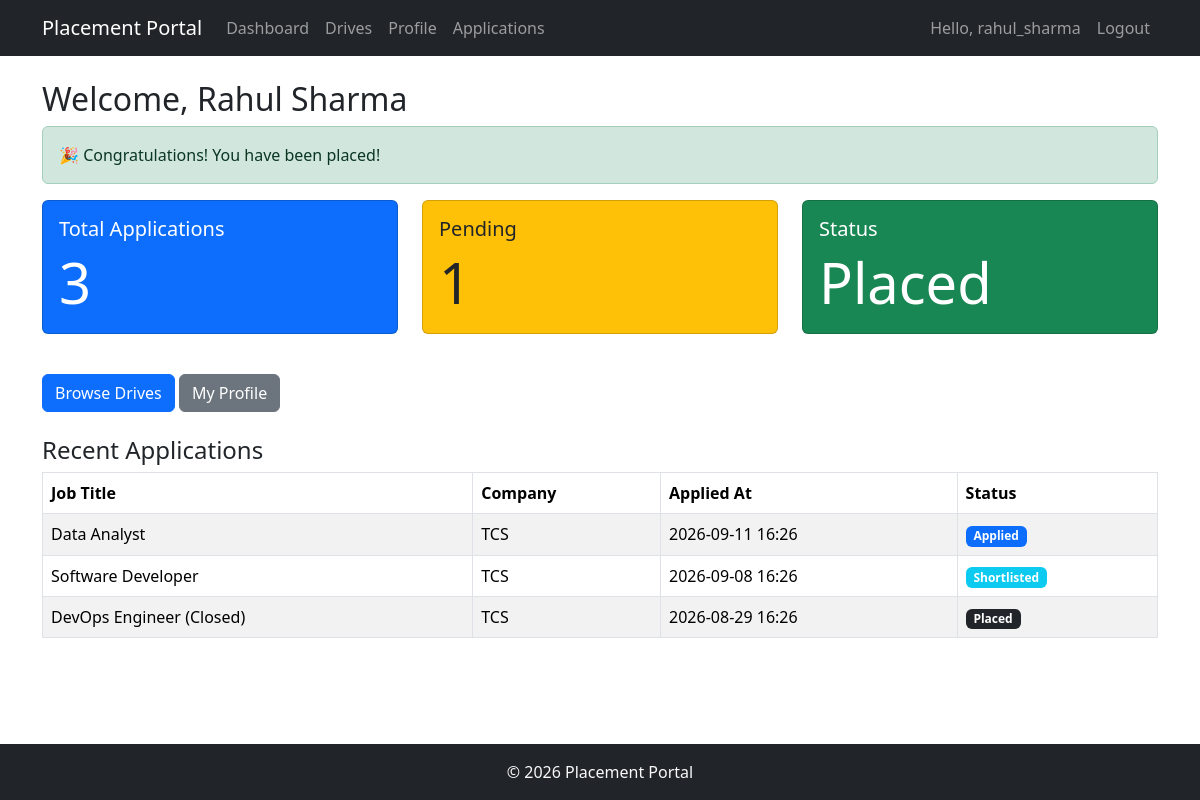
Screenshot of /student/dashboard (signed in) with the database file from the repository.
### models.py (models this page shows)
class User(UserMixin, db.Model):
    id = db.Column(db.Integer, primary_key=True)
    username = db.Column(db.String(80), unique=True, nullable=False)
    email = db.Column(db.String(120), unique=True, nullable=False)
    password = db.Column(db.String(200), nullable=False)
    role = db.Column(db.String(20), nullable=False)  # admin, company, student
    is_active_user = db.Column(db.Boolean, default=True)  # avoid conflict with UserMixin.is_active
    created_at = db.Column(db.DateTime, default=datetime.utcnow)
    student = db.relationship('Student', backref='user', uselist=False, cascade='all, delete-orphan')
    company = db.relationship('Company', backref='user', uselist=False, cascade='all, delete-orphan')
    @property
    def is_active(self):
        return self.is_active_user

class Student(db.Model):
    id = db.Column(db.Integer, primary_key=True)
    user_id = db.Column(db.Integer, db.ForeignKey('user.id'), nullable=False, unique=True)
    full_name = db.Column(db.String(150), nullable=False)
    phone = db.Column(db.String(20))
    department = db.Column(db.String(100))
    cgpa = db.Column(db.Float)
    skills = db.Column(db.Text)
    resume_filename = db.Column(db.String(255))
    is_blacklisted = db.Column(db.Boolean, default=False)
    applications = db.relationship('Application', backref='student', lazy=True, cascade='all, delete-orphan')

class PlacementDrive(db.Model):
    id = db.Column(db.Integer, primary_key=True)
    company_id = db.Column(db.Integer, db.ForeignKey('company.id'), nullable=False)
    job_title = db.Column(db.String(200), nullable=False)
    job_description = db.Column(db.Text)
    eligibility_criteria = db.Column(db.Text)
    required_skills = db.Column(db.Text)
    experience_required = db.Column(db.String(50))
    salary_range = db.Column(db.String(100))
    deadline = db.Column(db.DateTime)
    status = db.Column(db.String(20), default='open')  # open, closed
    created_at = db.Column(db.DateTime, default=datetime.utcnow)
    applications = db.relationship('Application', backref='drive', lazy=True, cascade='all, delete-orphan')

class Company(db.Model):
    id = db.Column(db.Integer, primary_key=True)
    user_id = db.Column(db.Integer, db.ForeignKey('user.id'), nullable=False, unique=True)
    company_name = db.Column(db.String(200), nullable=False)
    industry = db.Column(db.String(100))
    hr_contact = db.Column(db.String(150))
    website = db.Column(db.String(255))
    approval_status = db.Column(db.String(20), default='pending')  # pending, approved, rejected
    is_blacklisted = db.Column(db.Boolean, default=False)
    drives = db.relationship('PlacementDrive', backref='company', lazy=True, cascade='all, delete-orphan')

class Application(db.Model):
    id = db.Column(db.Integer, primary_key=True)
    student_id = db.Column(db.Integer, db.ForeignKey('student.id'), nullable=False)
    drive_id = db.Column(db.Integer, db.ForeignKey('placement_drive.id'), nullable=False)
    applied_at = db.Column(db.DateTime, default=datetime.utcnow)
    status = db.Column(db.String(20), default='Applied')  # Applied, Shortlisted, Interview, Selected, Placed
    __table_args__ = (db.UniqueConstraint('student_id', 'drive_id', name='unique_student_drive'),)

### app.py (the view)
@app.route('/student/dashboard')
@student_required
def student_dashboard():
    student = to_obj(db.session.execute(text(
        "SELECT * FROM student WHERE user_id = :uid"), {"uid": current_user.id}
    ).fetchone())
    total_applications = db.session.execute(text(
        "SELECT COUNT(*) FROM application WHERE student_id = :sid"), {"sid": student.id}
    ).scalar()
    pending_apps = db.session.execute(text(
        "SELECT COUNT(*) FROM application WHERE student_id = :sid AND status = 'Applied'"),
        {"sid": student.id}
    ).scalar()
    placed = db.session.execute(text(
        "SELECT COUNT(*) FROM application WHERE student_id = :sid AND status = 'Placed'"),
        {"sid": student.id}
    ).scalar() > 0
    rows = db.session.execute(text(
        "SELECT a.id, a.applied_at, a.status, "
        "       d.job_title, c.company_name "
        "FROM application a "
        "JOIN placement_drive d ON a.drive_id = d.id "
        "JOIN company c ON d.company_id = c.id "
        "WHERE a.student_id = :sid "
        "ORDER BY a.applied_at DESC LIMIT 5"),
        {"sid": student.id}
    ).fetchall()
    recent_applications = []
    for r in rows:
        recent_applications.append(SimpleNamespace(
            id=r.id, applied_at=parse_dt(r.applied_at), status=r.status,
            drive=SimpleNamespace(job_title=r.job_title,
                                  company=SimpleNamespace(company_name=r.company_name))
        ))
    return render_template('student/dashboard.html', student=student,
                           total_applications=total_applications, pending_apps=pending_apps,
                           placed=placed, recent_applications=recent_applications)

### app.py (called while the page is built)
@app.context_processor
def inject_now():
    return {'now': datetime.now}

def parse_dt(val):
    if val is None or isinstance(val, datetime):
        return val
    try:
        return datetime.fromisoformat(str(val))
    except (ValueError, TypeError):
        return val

def to_obj(row):
    if row is None:
        return None
    d = dict(row._mapping)
    for key in ('created_at', 'applied_at', 'deadline'):
        if key in d:
            d[key] = parse_dt(d[key])
    return SimpleNamespace(**d)

@login_manager.user_loader
def load_user(user_id):
    return db.session.get(User, int(user_id))

def student_required(f):
    @wraps(f)
    @login_required
    def decorated(*args, **kwargs):
        if current_user.role != 'student':
            flash('Access denied. Student account required.', 'danger')
            return redirect(url_for('login'))
        row = db.session.execute(
            text("SELECT is_blacklisted FROM student WHERE user_id = :uid"),
            {"uid": current_user.id}
        ).fetchone()
        if row and row.is_blacklisted:
            flash('Your account has been blacklisted. Contact admin.', 'danger')
            return redirect(url_for('logout'))
        return f(*args, **kwargs)
    return decorated

### templates/student/dashboard.html (shortened to what this page needs)
{% extends 'base.html' %}
{% block content %}
<h2>Welcome, {{ student.full_name }}</h2>
{% if placed %}
<div class="alert alert-success" role="alert">
  🎉 Congratulations! You have been placed!
</div>
{% endif %}
<div class="row mb-4">
  <div class="col-md-4">
    <div class="card text-white bg-primary mb-3">
      <div class="card-body">
        <h5 class="card-title">Total Applications</h5>
        <p class="card-text display-4">{{ total_applications }}</p>
      </div>
    </div>
  </div>
  <div class="col-md-4">
    <div class="card text-dark bg-warning mb-3">
      <div class="card-body">
        <h5 class="card-title">Pending</h5>
        <p class="card-text display-4">{{ pending_apps }}</p>
      </div>
    </div>
  </div>
  <div class="col-md-4">
    <div class="card text-white {% if placed %}bg-success{% else %}bg-secondary{% endif %} mb-3">
      <div class="card-body">
        <h5 class="card-title">Status</h5>
        <p class="card-text display-4">{% if placed %}Placed{% else %}Active{% endif %}</p>
      </div>
    </div>
  </div>
</div>
<div class="mb-4">
  <a href="{{ url_for('student_drives') }}" class="btn btn-primary">Browse Drives</a>
  <a href="{{ url_for('student_profile') }}" class="btn btn-secondary">My Profile</a>
</div>
<h4>Recent Applications</h4>
{% if recent_applications %}
<div class="table-responsive">
  <table class="table table-bordered table-striped">
    <thead>
      <tr>
        <th>Job Title</th>
        <th>Company</th>
        <th>Applied At</th>
        <th>Status</th>
      </tr>
    </thead>
    <tbody>
      {% for app in recent_applications %}
      <tr>
        <td>{{ app.drive.job_title }}</td>
        <td>{{ app.drive.company.company_name }}</td>
        <td>{{ app.applied_at.strftime('%Y-%m-%d %H:%M') if app.applied_at else '' }}</td>
        <td>
          {% if app.status == 'Applied' %}
          <span class="badge bg-primary">{{ app.status }}</span>
          {% elif app.status == 'Shortlisted' %}
          <span class="badge bg-info">{{ app.status }}</span>
          {% elif app.status == 'Interview' %}
          <span class="badge bg-warning">{{ app.status }}</span>
          {% elif app.status == 'Selected' %}
          <span class="badge bg-success">{{ app.status }}</span>
          {% elif app.status == 'Placed' %}
          <span class="badge bg-dark">{{ app.status }}</span>
          {% else %}
          <span class="badge bg-secondary">{{ app.status }}</span>
          {% endif %}
        </td>
      </tr>
      {% endfor %}
    </tbody>
  </table>
</div>
{% else %}
<p>No applications yet. <a href="{{ url_for('student_drives') }}">Browse drives</a></p>
{% endif %}
{% endblock %}

### templates/base.html (shortened to what this page needs)
<!DOCTYPE html>
<html lang="en">
<head>
    <link href="https://cdn.jsdelivr.net/npm/bootstrap@5.3.3/dist/css/bootstrap.min.css" rel="stylesheet">
    <link href="https://cdn.jsdelivr.net/npm/bootstrap-icons@1.11.3/font/bootstrap-icons.min.css" rel="stylesheet">
</head>
<body class="d-flex flex-column min-vh-100">
    <nav class="navbar navbar-expand-lg bg-dark navbar-dark">
        <div class="container">
            <a class="navbar-brand" href="{{ url_for('index') }}">Placement Portal</a>
            <div class="collapse navbar-collapse" id="navbarNav">
                <ul class="navbar-nav me-auto">
                    {% if current_user.is_authenticated %}
                        {% if current_user.role == 'admin' %}
                            <li class="nav-item"><a class="nav-link" href="{{ url_for('admin_dashboard') }}">Dashboard</a></li>
                            <li class="nav-item"><a class="nav-link" href="{{ url_for('admin_companies') }}">Companies</a></li>
                            <li class="nav-item"><a class="nav-link" href="{{ url_for('admin_students') }}">Students</a></li>
                            <li class="nav-item"><a class="nav-link" href="{{ url_for('admin_applications') }}">Applications</a></li>
                            <li class="nav-item"><a class="nav-link" href="{{ url_for('admin_drives') }}">Drives</a></li>
                        {% elif current_user.role == 'company' %}
                            <li class="nav-item"><a class="nav-link" href="{{ url_for('company_dashboard') }}">Dashboard</a></li>
                            <li class="nav-item"><a class="nav-link" href="{{ url_for('company_drives') }}">Drives</a></li>
                            <li class="nav-item"><a class="nav-link" href="{{ url_for('company_profile') }}">Profile</a></li>
                        {% elif current_user.role == 'student' %}
                            <li class="nav-item"><a class="nav-link" href="{{ url_for('student_dashboard') }}">Dashboard</a></li>
                            <li class="nav-item"><a class="nav-link" href="{{ url_for('student_drives') }}">Drives</a></li>
                            <li class="nav-item"><a class="nav-link" href="{{ url_for('student_profile') }}">Profile</a></li>
                            <li class="nav-item"><a class="nav-link" href="{{ url_for('student_applications') }}">Applications</a></li>
                        {% endif %}
                    {% endif %}
                </ul>
                <ul class="navbar-nav ms-auto">
                    {% if current_user.is_authenticated %}
                        <li class="nav-item"><span class="nav-link">Hello, {{ current_user.username }}</span></li>
                        <li class="nav-item"><a class="nav-link" href="{{ url_for('logout') }}">Logout</a></li>
                    {% else %}
                        <li class="nav-item"><a class="nav-link" href="{{ url_for('login') }}">Login</a></li>
                        <li class="nav-item"><a class="nav-link" href="{{ url_for('register') }}">Register</a></li>
                    {% endif %}
                </ul>
            </div>
        </div>
    </nav>
    <div class="container mt-4 mb-5">
        {% block content %}{% endblock %}
    </div>
    <footer class="bg-dark text-light text-center py-3 mt-auto">
        <p class="mb-0">&copy; {{ now().year }} Placement Portal</p>
    </footer>
</body>
</html>

### rows the page displays
User: username "rahul_sharma"
Student: full_name "Rahul Sharma"
PlacementDrive: drive.job_title "Data Analyst"
Company: drive.company.company_name "TCS" "TCS" "TCS"
Application: status "Applied"
PlacementDrive: drive.job_title "Software Developer"
Application: status "Shortlisted"
PlacementDrive: drive.job_title "DevOps Engineer (Closed)"
Application: status "Placed"

### other values shown
{{ total_applications }} "3"
{{ pending_apps }} "1"
{{ app.applied_at.strftime('%Y-%m-%d %H:%M') if app.applied_at else '' }} "2026-09-11 16:26" "2026-09-08 16:26" "2026-08-29 16:26"
